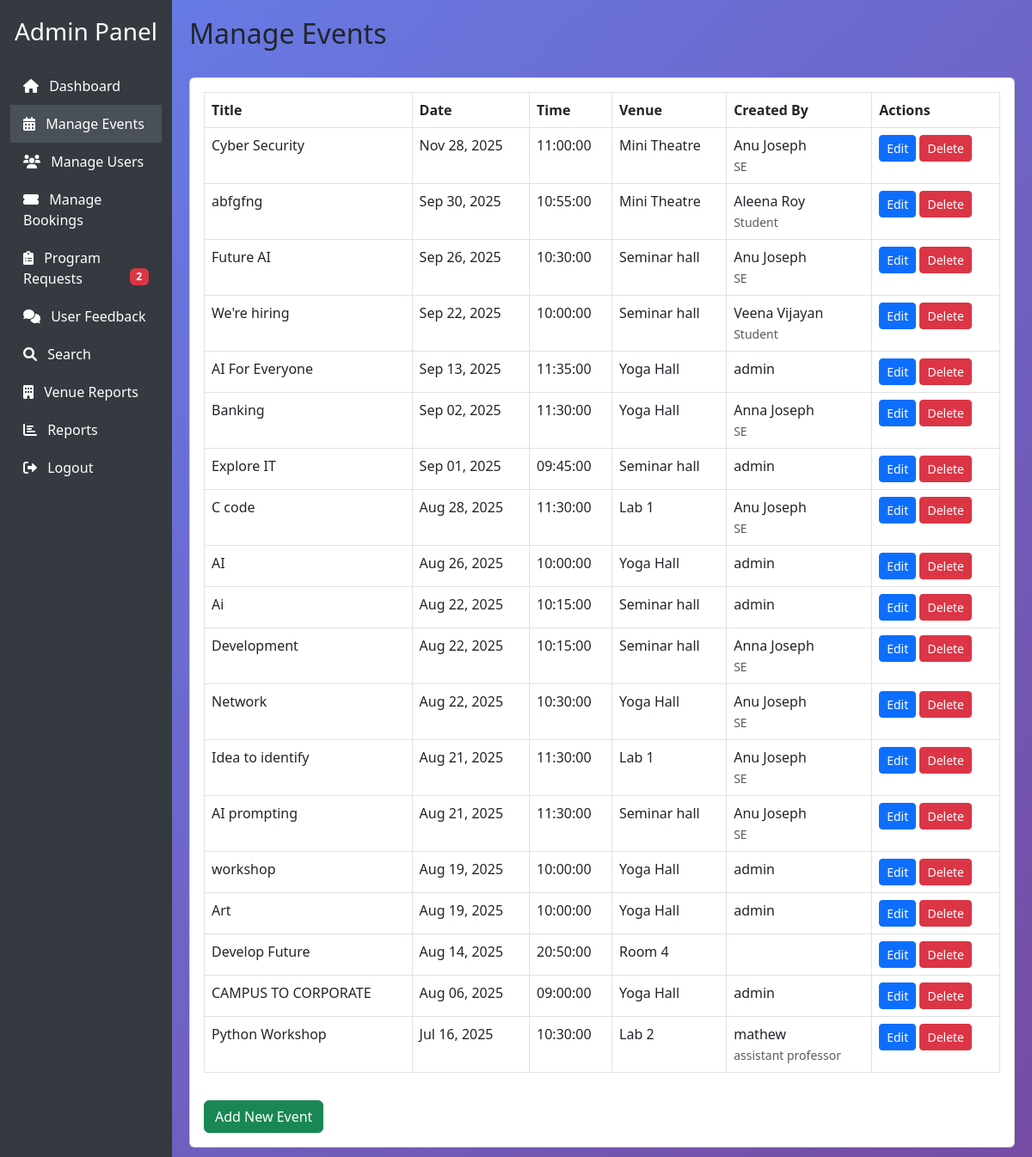
/manage_events.php (signed in), run on the app's committed database.
### tables this page shows
CREATE TABLE `events` (
  `event_id` int(11) NOT NULL,
  `title` varchar(100) NOT NULL,
  `description` text DEFAULT NULL,
  `event_date` date NOT NULL,
  `event_time` time NOT NULL,
  `venue` varchar(100) DEFAULT NULL,
  `created_by_user_type` enum('admin','teacher','student') NOT NULL,
  `created_by_user_id` int(11) NOT NULL,
  `duration` int(11) DEFAULT 60
);

CREATE TABLE `teachers` (
  `teacher_id` int(11) NOT NULL,
  `first_name` varchar(100) NOT NULL,
  `last_name` varchar(100) NOT NULL,
  `email` varchar(100) NOT NULL,
  `password` varchar(255) NOT NULL,
  `phone_number` varchar(15) DEFAULT NULL,
  `department` varchar(50) DEFAULT NULL,
  `designation` varchar(100) DEFAULT NULL
);

CREATE TABLE `students` (
  `student_id` int(11) NOT NULL,
  `first_name` varchar(100) NOT NULL,
  `last_name` varchar(100) NOT NULL,
  `email` varchar(250) NOT NULL,
  `password` varchar(255) NOT NULL,
  `phone_number` varchar(15) DEFAULT NULL,
  `department` varchar(50) DEFAULT NULL,
  `year` int(11) DEFAULT NULL,
  `roll_no` varchar(20) DEFAULT NULL
);

### manage_events.php (the view, shortened to what this page needs)
<?php
$conn = new mysqli('localhost', 'root', '', 'event_management');
$events = $conn->query("SELECT e.*,
                              t.first_name as teacher_first_name,
                              t.last_name as teacher_last_name,
                              t.designation,
                              s.first_name as student_first_name,
                              s.last_name as student_last_name
                       FROM events e
                       LEFT JOIN teachers t ON e.created_by_user_id = t.teacher_id AND e.created_by_user_type = 'teacher'
                       LEFT JOIN students s ON e.created_by_user_id = s.student_id AND e.created_by_user_type = 'student'
                       ORDER BY e.event_date DESC");
?>
<?php
include __DIR__ . '/includes/admin_layout_start.php';
?>
        <div class="d-flex justify-content-between align-items-center mb-4">
            <h2>Manage Events</h2>
        </div>
        <div class="card">
            <div class="card-body">
                <div class="table-responsive">
                    <table class="table table-bordered">
                        <thead>
                            <tr>
                                <th>Title</th>
                                <th>Date</th>
                                <th>Time</th>
                                <th>Venue</th>
                                <th>Created By</th>
                                <th>Actions</th>
                            </tr>
                        </thead>
                        <tbody>
                            <?php while ($event = $events->fetch_assoc()): ?>
                                <tr>
                                    <td><?php echo htmlspecialchars($event['title']); ?></td>
                                    <td><?php echo date('M d, Y', strtotime($event['event_date'])); ?></td>
                                    <td><?php echo htmlspecialchars($event['event_time']); ?></td>
                                    <td><?php echo htmlspecialchars($event['venue']); ?></td>
                                    <td>
                                        <?php if ($event['created_by_user_type'] === 'teacher' && !empty($event['teacher_first_name'])): ?>
                                            <?php echo htmlspecialchars($event['teacher_first_name'] . ' ' . $event['teacher_last_name']); ?>
                                            <br><small class="text-muted"><?php echo htmlspecialchars($event['designation']); ?></small>
                                        <?php elseif ($event['created_by_user_type'] === 'student' && !empty($event['student_first_name'])): ?>
                                            <?php echo htmlspecialchars($event['student_first_name'] . ' ' . $event['student_last_name']); ?>
                                            <br><small class="text-muted">Student</small>
                                        <?php else: ?>
                                            <?php echo htmlspecialchars($event['created_by_user_type']); ?>
                                        <?php endif; ?>
                                    </td>
                                    <td>
                                        <a href="edit_event.php?event_id=<?php echo $event['event_id']; ?>" class="btn btn-primary btn-sm">Edit</a>
                                        <a href="manage_events.php?delete=<?php echo $event['event_id']; ?>" class="btn btn-danger btn-sm" onclick="return confirm('Are you sure you want to delete this event?');">Delete</a>
                                    </td>
                                </tr>
                            <?php endwhile; ?>
                        </tbody>
                    </table>
                </div>
                <a href="add_event.php" class="btn btn-success mt-3">Add New Event</a>
            </div>
        </div>
<?php include __DIR__ . '/includes/admin_layout_end.php'; ?>

### includes/admin_layout_start.php (style rules this page uses)
.card { margin-bottom: 20px; }
body { background: linear-gradient(135deg, #667eea 0%, #764ba2 100%); }

### data on the page
events: title "Cyber Security", event_date "Nov 28, 2025", event_time "11:00:00", venue "Mini Theatre", teachers.first_name+last_name "Anu Joseph", teachers.designation "SE"
events: title "abfgfng", event_date "Sep 30, 2025", event_time "10:55:00", venue "Mini Theatre", students.first_name+last_name "Aleena Roy"
events: title "Future AI", event_date "Sep 26, 2025", event_time "10:30:00", venue "Seminar hall", teachers.first_name+last_name "Anu Joseph", teachers.designation "SE"
events: title "We're hiring", event_date "Sep 22, 2025", event_time "10:00:00", venue "Seminar hall", students.first_name+last_name "Veena Vijayan"
events: title "AI For Everyone", event_date "Sep 13, 2025", event_time "11:35:00", venue "Yoga Hall", created_by_user_type "admin"
events: title "Banking", event_date "Sep 02, 2025", event_time "11:30:00", venue "Yoga Hall", teachers.first_name+last_name "Anna Joseph", teachers.designation "SE"
events: title "Explore IT", event_date "Sep 01, 2025", event_time "09:45:00", venue "Seminar hall", created_by_user_type "admin"
events: title "C code", event_date "Aug 28, 2025", event_time "11:30:00", venue "Lab 1", teachers.first_name+last_name "Anu Joseph", teachers.designation "SE"
events: title "AI", event_date "Aug 26, 2025", event_time "10:00:00", venue "Yoga Hall", created_by_user_type "admin"
events: title "Ai", event_date "Aug 22, 2025", event_time "10:15:00", venue "Seminar hall", created_by_user_type "admin"
events: title "Development", event_date "Aug 22, 2025", event_time "10:15:00", venue "Seminar hall", teachers.first_name+last_name "Anna Joseph", teachers.designation "SE"
events: title "Network", event_date "Aug 22, 2025", event_time "10:30:00", venue "Yoga Hall", teachers.first_name+last_name "Anu Joseph", teachers.designation "SE"
events: title "Idea to identify", event_date "Aug 21, 2025", event_time "11:30:00", venue "Lab 1", teachers.first_name+last_name "Anu Joseph", teachers.designation "SE"
events: title "AI prompting", event_date "Aug 21, 2025", event_time "11:30:00", venue "Seminar hall", teachers.first_name+last_name "Anu Joseph", teachers.designation "SE"
events: title "workshop", event_date "Aug 19, 2025", event_time "10:00:00", venue "Yoga Hall", created_by_user_type "admin"
events: title "Art", event_date "Aug 19, 2025", event_time "10:00:00", venue "Yoga Hall", created_by_user_type "admin"
events: title "Develop Future", event_date "Aug 14, 2025", event_time "20:50:00", venue "Room 4"
events: title "CAMPUS TO CORPORATE", event_date "Aug 06, 2025", event_time "09:00:00", venue "Yoga Hall", created_by_user_type "admin"
events: title "Python Workshop", event_date "Jul 16, 2025", event_time "10:30:00", venue "Lab 2", teachers.first_name+last_name "mathew", teachers.designation "assistant professor"

### other printed values
$pendingCount "2"
